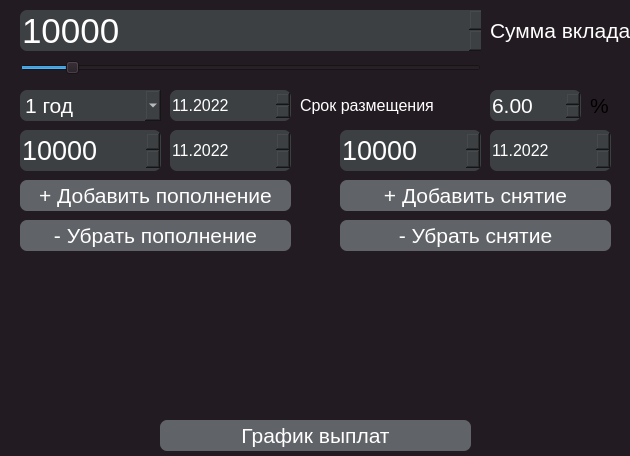
<?xml version="1.0" encoding="UTF-8"?>
<ui version="4.0">
 <class>deposit_calc</class>
 <widget class="QDialog" name="deposit_calc">
  <property name="geometry">
   <rect>
    <x>0</x>
    <y>0</y>
    <width>630</width>
    <height>456</height>
   </rect>
  </property>
  <property name="windowTitle">
   <string>Deposit_calc</string>
  </property>
  <property name="styleSheet">
   <string notr="true">background-color: rgb(35, 27, 34);</string>
  </property>
  <widget class="QLabel" name="label">
   <property name="geometry">
    <rect>
     <x>300</x>
     <y>90</y>
     <width>141</width>
     <height>31</height>
    </rect>
   </property>
   <property name="font">
    <font>
     <pointsize>12</pointsize>
    </font>
   </property>
   <property name="styleSheet">
    <string notr="true">QLabel{
	color: white;
}</string>
   </property>
   <property name="text">
    <string>Срок размещения</string>
   </property>
  </widget>
  <widget class="QSlider" name="horizontalSlider">
   <property name="geometry">
    <rect>
     <x>20</x>
     <y>60</y>
     <width>461</width>
     <height>16</height>
    </rect>
   </property>
   <property name="maximum">
    <number>10000000</number>
   </property>
   <property name="singleStep">
    <number>10</number>
   </property>
   <property name="pageStep">
    <number>10000</number>
   </property>
   <property name="value">
    <number>10000</number>
   </property>
   <property name="orientation">
    <enum>Qt::Horizontal</enum>
   </property>
  </widget>
  <widget class="QSpinBox" name="spinBox_sum">
   <property name="geometry">
    <rect>
     <x>20</x>
     <y>10</y>
     <width>461</width>
     <height>41</height>
    </rect>
   </property>
   <property name="font">
    <font>
     <pointsize>26</pointsize>
    </font>
   </property>
   <property name="styleSheet">
    <string notr="true">background-color:rgb(61, 64, 67);
color: white; 
border-radius: 7px;</string>
   </property>
   <property name="frame">
    <bool>false</bool>
   </property>
   <property name="minimum">
    <number>10000</number>
   </property>
   <property name="maximum">
    <number>10000000</number>
   </property>
   <property name="singleStep">
    <number>1000</number>
   </property>
   <property name="value">
    <number>10000</number>
   </property>
  </widget>
  <widget class="QDoubleSpinBox" name="doubleSpinBox">
   <property name="geometry">
    <rect>
     <x>490</x>
     <y>90</y>
     <width>91</width>
     <height>31</height>
    </rect>
   </property>
   <property name="font">
    <font>
     <pointsize>16</pointsize>
    </font>
   </property>
   <property name="styleSheet">
    <string notr="true">background-color:rgb(61, 64, 67);
color: white; 
border-radius: 7px;
</string>
   </property>
   <property name="singleStep">
    <double>0.100000000000000</double>
   </property>
   <property name="value">
    <double>6.000000000000000</double>
   </property>
  </widget>
  <widget class="QPushButton" name="pushButton">
   <property name="geometry">
    <rect>
     <x>160</x>
     <y>420</y>
     <width>311</width>
     <height>31</height>
    </rect>
   </property>
   <property name="font">
    <font>
     <pointsize>16</pointsize>
    </font>
   </property>
   <property name="styleSheet">
    <string notr="true">QPushButton {
	background-color: rgb(96, 99, 103);
  	color: white; 
	border-radius: 7px;
}
QPushButton:pressed {
    	border: 1px solid  gray;
	background-color: qlineargradient(x1: 0, y1: 0, x2: 0, y2: 1,
                                      stop: 0 #A9A9A9, stop: 1 #808080);
}</string>
   </property>
   <property name="text">
    <string>График выплат</string>
   </property>
  </widget>
  <widget class="QComboBox" name="comboBox">
   <property name="geometry">
    <rect>
     <x>20</x>
     <y>90</y>
     <width>141</width>
     <height>31</height>
    </rect>
   </property>
   <property name="font">
    <font>
     <pointsize>16</pointsize>
    </font>
   </property>
   <property name="styleSheet">
    <string notr="true">background-color:rgb(61, 64, 67);
color: white; 
border-radius: 7px;
</string>
   </property>
   <item>
    <property name="text">
     <string>1 год</string>
    </property>
   </item>
   <item>
    <property name="text">
     <string>2 года</string>
    </property>
   </item>
   <item>
    <property name="text">
     <string>3 года</string>
    </property>
   </item>
   <item>
    <property name="text">
     <string>4 года</string>
    </property>
   </item>
   <item>
    <property name="text">
     <string>5 лет</string>
    </property>
   </item>
   <item>
    <property name="text">
     <string>6 лет</string>
    </property>
   </item>
   <item>
    <property name="text">
     <string>7 лет</string>
    </property>
   </item>
   <item>
    <property name="text">
     <string>8 лет</string>
    </property>
   </item>
   <item>
    <property name="text">
     <string>9 лет</string>
    </property>
   </item>
   <item>
    <property name="text">
     <string>10 лет</string>
    </property>
   </item>
  </widget>
  <widget class="QLabel" name="label_2">
   <property name="geometry">
    <rect>
     <x>590</x>
     <y>90</y>
     <width>31</width>
     <height>31</height>
    </rect>
   </property>
   <property name="font">
    <font>
     <pointsize>16</pointsize>
    </font>
   </property>
   <property name="text">
    <string>%</string>
   </property>
  </widget>
  <widget class="QLabel" name="label_3">
   <property name="geometry">
    <rect>
     <x>490</x>
     <y>10</y>
     <width>151</width>
     <height>41</height>
    </rect>
   </property>
   <property name="font">
    <font>
     <pointsize>16</pointsize>
    </font>
   </property>
   <property name="styleSheet">
    <string notr="true">QLabel{
	color: white;
}</string>
   </property>
   <property name="text">
    <string>Сумма вклада</string>
   </property>
  </widget>
  <widget class="QSpinBox" name="spinBox_add">
   <property name="geometry">
    <rect>
     <x>20</x>
     <y>130</y>
     <width>141</width>
     <height>41</height>
    </rect>
   </property>
   <property name="font">
    <font>
     <pointsize>20</pointsize>
    </font>
   </property>
   <property name="styleSheet">
    <string notr="true">background-color:rgb(61, 64, 67);
color: white; 
border-radius: 7px;
</string>
   </property>
   <property name="minimum">
    <number>100</number>
   </property>
   <property name="maximum">
    <number>10000000</number>
   </property>
   <property name="singleStep">
    <number>1000</number>
   </property>
   <property name="value">
    <number>10000</number>
   </property>
  </widget>
  <widget class="QPushButton" name="add_money">
   <property name="geometry">
    <rect>
     <x>20</x>
     <y>180</y>
     <width>271</width>
     <height>31</height>
    </rect>
   </property>
   <property name="font">
    <font>
     <pointsize>16</pointsize>
    </font>
   </property>
   <property name="styleSheet">
    <string notr="true">QPushButton {
	background-color: rgb(96, 99, 103);
  	color: white; 
	border-radius: 7px;
}
QPushButton:pressed {
    	border: 1px solid  gray;
	background-color: qlineargradient(x1: 0, y1: 0, x2: 0, y2: 1,
                                      stop: 0 #A9A9A9, stop: 1 #808080);
}</string>
   </property>
   <property name="text">
    <string>+ Добавить пополнение</string>
   </property>
  </widget>
  <widget class="QPushButton" name="add_money_2">
   <property name="geometry">
    <rect>
     <x>340</x>
     <y>180</y>
     <width>271</width>
     <height>31</height>
    </rect>
   </property>
   <property name="font">
    <font>
     <pointsize>16</pointsize>
    </font>
   </property>
   <property name="styleSheet">
    <string notr="true">QPushButton {
	background-color: rgb(96, 99, 103);
  	color: white; 
	border-radius: 7px;
}
QPushButton:pressed {
    	border: 1px solid  gray;
	background-color: qlineargradient(x1: 0, y1: 0, x2: 0, y2: 1,
                                      stop: 0 #A9A9A9, stop: 1 #808080);
}</string>
   </property>
   <property name="text">
    <string>+ Добавить снятие</string>
   </property>
  </widget>
  <widget class="QSpinBox" name="spinBox_sub">
   <property name="geometry">
    <rect>
     <x>340</x>
     <y>130</y>
     <width>141</width>
     <height>41</height>
    </rect>
   </property>
   <property name="font">
    <font>
     <pointsize>20</pointsize>
    </font>
   </property>
   <property name="styleSheet">
    <string notr="true">background-color:rgb(61, 64, 67);
color: white; 
border-radius: 7px;
</string>
   </property>
   <property name="minimum">
    <number>100</number>
   </property>
   <property name="maximum">
    <number>10000000</number>
   </property>
   <property name="singleStep">
    <number>1000</number>
   </property>
   <property name="value">
    <number>10000</number>
   </property>
  </widget>
  <widget class="QPushButton" name="sub_money">
   <property name="geometry">
    <rect>
     <x>20</x>
     <y>220</y>
     <width>271</width>
     <height>31</height>
    </rect>
   </property>
   <property name="font">
    <font>
     <pointsize>16</pointsize>
    </font>
   </property>
   <property name="styleSheet">
    <string notr="true">QPushButton {
	background-color: rgb(96, 99, 103);
  	color: white; 
	border-radius: 7px;
}
QPushButton:pressed {
    	border: 1px solid  gray;
	background-color: qlineargradient(x1: 0, y1: 0, x2: 0, y2: 1,
                                      stop: 0 #A9A9A9, stop: 1 #808080);
}</string>
   </property>
   <property name="text">
    <string>- Убрать пополнение</string>
   </property>
  </widget>
  <widget class="QPushButton" name="sub_money_2">
   <property name="geometry">
    <rect>
     <x>340</x>
     <y>220</y>
     <width>271</width>
     <height>31</height>
    </rect>
   </property>
   <property name="font">
    <font>
     <pointsize>16</pointsize>
    </font>
   </property>
   <property name="styleSheet">
    <string notr="true">QPushButton {
	background-color: rgb(96, 99, 103);
  	color: white; 
	border-radius: 7px;
}
QPushButton:pressed {
    	border: 1px solid  gray;
	background-color: qlineargradient(x1: 0, y1: 0, x2: 0, y2: 1,
                                      stop: 0 #A9A9A9, stop: 1 #808080);
}</string>
   </property>
   <property name="text">
    <string>- Убрать снятие</string>
   </property>
  </widget>
  <widget class="QTableWidget" name="tableWidget">
   <property name="geometry">
    <rect>
     <x>20</x>
     <y>260</y>
     <width>271</width>
     <height>151</height>
    </rect>
   </property>
   <property name="styleSheet">
    <string notr="true">QTableWidget{
	border-radius: 7px;
	color: white;
}</string>
   </property>
  </widget>
  <widget class="QTableWidget" name="tableWidget_2">
   <property name="geometry">
    <rect>
     <x>340</x>
     <y>260</y>
     <width>271</width>
     <height>151</height>
    </rect>
   </property>
   <property name="styleSheet">
    <string notr="true">QTableWidget{
	border-radius: 7px;
	color: white;
}</string>
   </property>
  </widget>
  <widget class="QDateEdit" name="dateEdit">
   <property name="geometry">
    <rect>
     <x>170</x>
     <y>90</y>
     <width>121</width>
     <height>31</height>
    </rect>
   </property>
   <property name="font">
    <font>
     <pointsize>12</pointsize>
    </font>
   </property>
   <property name="styleSheet">
    <string notr="true">background-color:rgb(61, 64, 67);
color: white; 
border-radius: 7px;

</string>
   </property>
   <property name="currentSection">
    <enum>QDateTimeEdit::MonthSection</enum>
   </property>
   <property name="displayFormat">
    <string>MM.yyyy</string>
   </property>
   <property name="timeSpec">
    <enum>Qt::TimeZone</enum>
   </property>
   <property name="date">
    <date>
     <year>2022</year>
     <month>11</month>
     <day>1</day>
    </date>
   </property>
  </widget>
  <widget class="QDateEdit" name="dateEdit_add">
   <property name="geometry">
    <rect>
     <x>170</x>
     <y>130</y>
     <width>121</width>
     <height>41</height>
    </rect>
   </property>
   <property name="font">
    <font>
     <pointsize>12</pointsize>
    </font>
   </property>
   <property name="styleSheet">
    <string notr="true">background-color:rgb(61, 64, 67);
color: white; 
border-radius: 7px;
</string>
   </property>
   <property name="currentSection">
    <enum>QDateTimeEdit::MonthSection</enum>
   </property>
   <property name="displayFormat">
    <string>MM.yyyy</string>
   </property>
   <property name="timeSpec">
    <enum>Qt::TimeZone</enum>
   </property>
   <property name="date">
    <date>
     <year>2022</year>
     <month>11</month>
     <day>1</day>
    </date>
   </property>
  </widget>
  <widget class="QDateEdit" name="dateEdit_sub">
   <property name="geometry">
    <rect>
     <x>490</x>
     <y>130</y>
     <width>121</width>
     <height>41</height>
    </rect>
   </property>
   <property name="font">
    <font>
     <pointsize>12</pointsize>
    </font>
   </property>
   <property name="styleSheet">
    <string notr="true">background-color:rgb(61, 64, 67);
color: white; 
border-radius: 7px;
</string>
   </property>
   <property name="currentSection">
    <enum>QDateTimeEdit::MonthSection</enum>
   </property>
   <property name="displayFormat">
    <string>MM.yyyy</string>
   </property>
   <property name="timeSpec">
    <enum>Qt::TimeZone</enum>
   </property>
   <property name="date">
    <date>
     <year>2022</year>
     <month>11</month>
     <day>1</day>
    </date>
   </property>
  </widget>
 </widget>
 <resources/>
 <connections/>
</ui>
